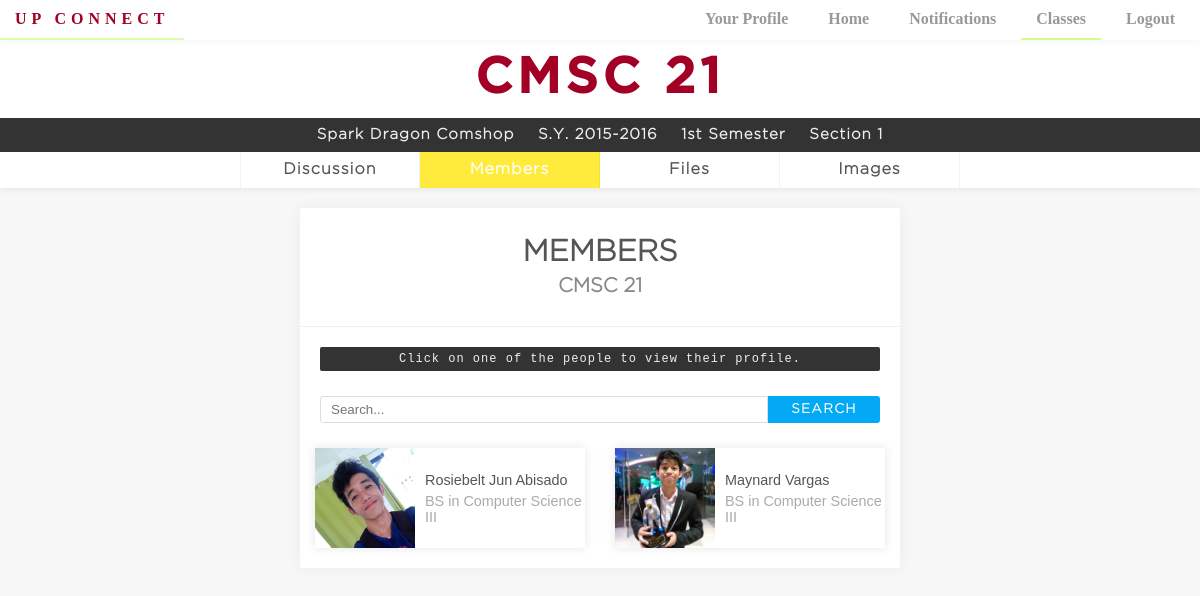
The page /members.php?classid=1 (signed in) on the database as committed earlier.
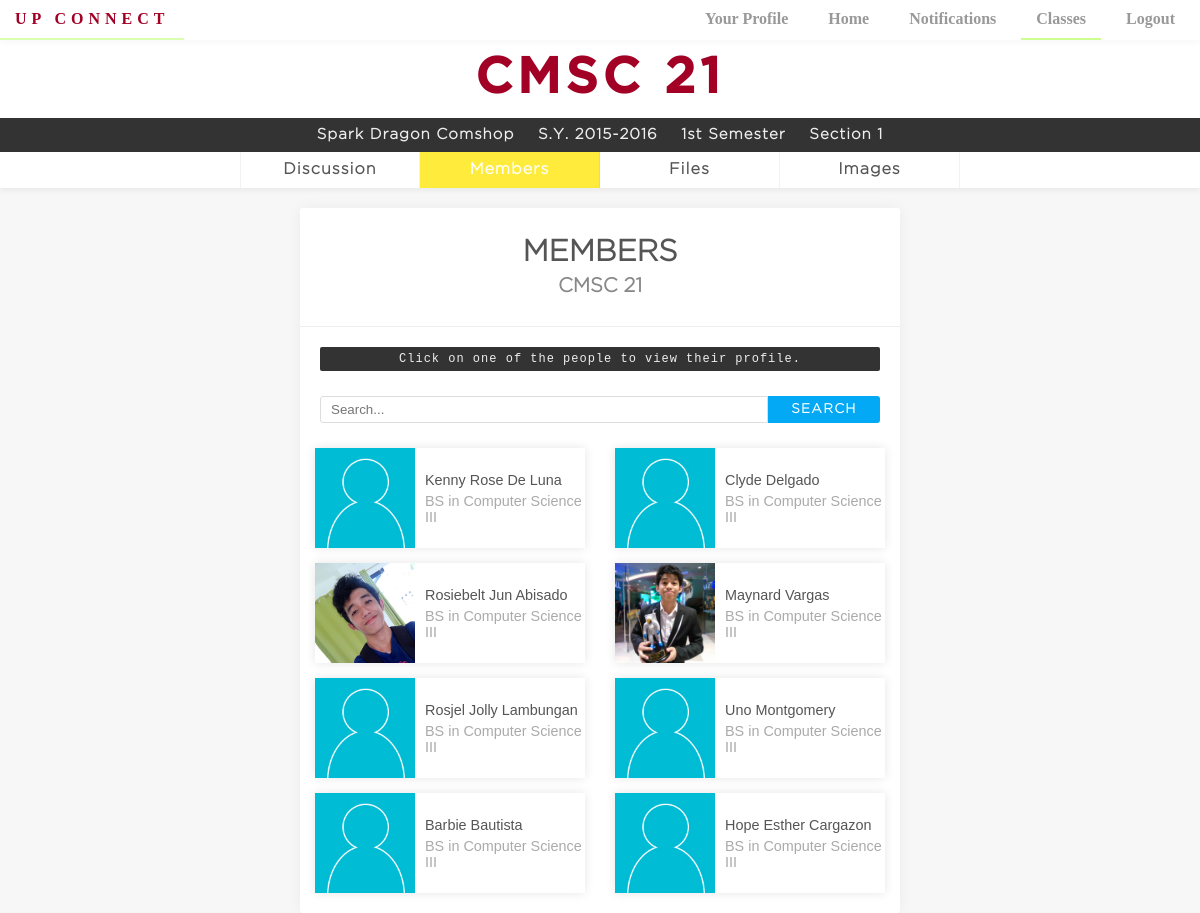
The same page on the database as committed later.
### tables this page shows
CREATE TABLE `class` (
  `class_id` int(11) NOT NULL,
  `teacher_id` varchar(5) NOT NULL,
  `section` int(6) NOT NULL,
  `course_id` int(11) NOT NULL,
  `sem_id` int(9) NOT NULL
);

CREATE TABLE `course` (
  `course_id` int(11) NOT NULL,
  `course_name` varchar(30) NOT NULL,
  `course_description` text NOT NULL,
  `descriptive_title` varchar(100) NOT NULL
);

CREATE TABLE `teacher` (
  `teacher_id` varchar(5) NOT NULL,
  `firstname` varchar(30) NOT NULL,
  `middlename` varchar(30) NOT NULL,
  `lastname` varchar(30) NOT NULL,
  `password` varchar(100) NOT NULL,
  `email` varchar(60) NOT NULL
);

CREATE TABLE `semester` (
  `sem_id` int(9) NOT NULL,
  `school_year` varchar(9) NOT NULL,
  `sem_no` int(1) NOT NULL
);

CREATE TABLE `enroll_class` (
  `student_id` varchar(9) NOT NULL,
  `class_id` int(9) NOT NULL
);

CREATE TABLE `student` (
  `student_id` varchar(9) NOT NULL,
  `firstname` varchar(30) NOT NULL,
  `middlename` varchar(30) NOT NULL,
  `lastname` varchar(30) NOT NULL,
  `email` varchar(40) NOT NULL,
  `year_lvl` int(2) NOT NULL,
  `degree_id` int(11) NOT NULL,
  `password` varchar(100) NOT NULL
);

### members.php (the view, shortened to what this page needs)
<!DOCTYPE php>
<html>
<head>
	<link rel="stylesheet" type="text/css" href="css/style.css">
	<link rel="stylesheet" type="text/css" href="css/member.css">
	<link rel="stylesheet" type="text/css" href="css/navigationbar.css">
	<link rel="stylesheet" type="text/css" href="css/class.css">
	<link rel="stylesheet" type="text/css" href="css/search.css">
</head>
<body>
	<?php
		require "connect.php";
		$query = "select * from teacher natural join course natural join class natural join semester where class_id = {$_GET['classid']}";
		$result = mysqli_query($dbconn, $query);
		if(mysqli_affected_rows($dbconn)){
			$row = mysqli_fetch_assoc($result);
		}
		$student=[];
		if(isset($_GET['keyword'])){
			$keyword = $_GET['keyword'];
			$query = "select * from enroll_class natural join student natural join degree where class_id = {$_GET['classid']} and (firstname like '%".$keyword."%' or lastname like '%".$keyword."%')";
		}else{
			$query = "select * from enroll_class natural join student natural join degree where class_id = {$_GET['classid']}";
		}
		$result = mysqli_query($dbconn, $query);
		if(mysqli_affected_rows($dbconn)){
			while($data = mysqli_fetch_assoc($result)){
				$student[]=$data;
			}
		}
	 ?>
	<?php require "nav.php"; ?>
	<div id="classContainer">
	<header class="class">
		<h1 class="classtitle"><?php echo $row['course_name'] ?></h1>
		<ul class="class description">
			<li><p class="description"><?php echo $row['firstname']." ".$row['middlename']." ".$row['lastname']; ?></p></li>
			<li><p class="description">S.Y. <?php echo $row['school_year'] ?></p></li>
			<li><p class="description"><?php
				if($row['sem_no']==1){
					echo "1st";
				}
			 ?> Semester</p></li>
			<li><p class="description">Section <?php echo $row['section'] ?></p></li>
		</ul>
	</header>
	<ul class="grouplinks">
		<li><a href="class.php?classid=<?=$_GET['classid']?>" class="floattran">Discussion</a></li>
		<li><a href="members.php" class="floattran active">Members</a></li>
		<li><a href="files.php?classid=<?=$_GET['classid']?>" class="floattran">Files</a></li>
		<li><a href="images.php?classid=<?=$_GET['classid']?>" class="floattran">Images</a></li>
	</ul>
	<div class="container">
		<h1>MEMBERS</h1>
		<h2><?=$row['course_name']?></h2>
		<p class="instructions" style="margin: 10px 20px;">Click on one of the people to view their profile.</p>
		<form class="searchthroughlist">
			<input type="text" name="keyword" placeholder="Search..." id = "myInput" onkeyup="myFunction()">
			<input type="submit" name="submit" value="search">
		</form>
		<ul class="studentlist" id = "myUL">
		<?php foreach ($student as $value):?>
			<li class = "list-item">
				<a href="<?php echo "profile.php?student_id=".$value['student_id'];?>">
					<img src="images/profile_images/<?=$value['student_id']?>.jpg" onerror="this.src='images/profile_images/profile_picture_default.jpg'"">
					<ul class="description">
						<li class="descriptionName">
							<span><?php echo $value['firstname']." ".$value['lastname']?></span></li>
						<li class="descriptionCourseYear">BS in Computer Science III</li>
					</ul>
				</a>
			</li>
		<?php endforeach?>
		</ul>
	</div>
	</div>
</body>
</html>

### nav.php
<nav id="nav">
	<a href="home.php" class="floattran">UP Connect</a>
	<a href="myprofile.php" class="floattran <?php if ($_SESSION['page'] == 2) { echo "actpage";} ?>">Your Profile</a>
	<a href="home.php" class="floattran <?php if ($_SESSION['page'] == 1) { echo "actpage";} ?>">Home</a>
	<a href="notifications.php" class="floattran <?php if ($_SESSION['page'] == 3) { echo "actpage";} ?>">Notifications</a>
	<a href="classes.php" class="floattran <?php if ($_SESSION['page'] == 4) { echo "actpage";} ?>">Classes</a>
	<a href="logout.php" class="floattran">Logout</a>
</nav>

### css/style.css (style rules this page uses)
* { margin: 0; padding: 0; color: #555; }
body { display: flex; min-height: 667px; align-items: center; justify-content: center; background-color: #ECEFF1; }
.container { text-align: center; }
.classbtn, .name, .user.description, .description, .grouplinks > li > a, .filecontainer > p { font-weight: bold; font-family: GothamLight; }
.instructions { color: #EEE; display: block; font-size: 12px; text-align: center; border-radius: 2px; letter-spacing: 1px; background-color: #333; margin: 0 auto 5% auto; font-family: "Courier New"; padding: 5px 15px 5px 15px; }

### css/member.css (style rules this page uses)
body { display: initial; align-items: initial; justify-content: initial; background-color: rgba(0,0,0,0.03); }
.classtitle { text-align: center; }
.container { width: 50%; text-align: left; margin: auto; margin-top: 0; margin-bottom: 50px; padding-bottom: 5px; background-color: white; box-shadow: 0 0 15px rgba(0,0,0,0.05); border-radius: 3px; }
.container h1 { font-family: GothamLight; font-size: 30px; font-weight: bold; text-align: center; padding: 30px 0 10px 0; color: #555; }
.container h2 { font-family: GothamLight; font-size: 20px; font-weight: bold; color: #888; text-align: center; padding-bottom: 30px; border-bottom: 1px solid #EEE; margin-bottom: 20px; }
.studentlist { list-style: none; display: flex; flex-direction: row; flex-wrap: wrap; justify-content: space-around; }
.studentlist > li { background-color: white; box-shadow: 0 0 10px rgba(0,0,0,0.1); width: 45%; margin: 0 10px 15px 10px; }
.studentlist a { height: 100px; width: 100%; display: flex; align-items: center; text-decoration: none; }
.studentlist a .description { margin-left: 10px; font-family: arial; font-weight: normal; font-size: 0.9em; }
.studentlist img { height: 100px; width: 100px; object-position: center; object-fit: cover; }
.studentlist a .descriptionName { margin-bottom: 5px; }
.studentlist a .descriptionCourseYear { color: #AAA; }

### css/navigationbar.css (style rules this page uses)
nav { z-index: 1; top: 0; left: 0; width: 100%; position: fixed; display: inline-flex; background-color: #FFF; box-shadow: 0 0 10px rgba(0,0,0,0.05); }
nav > a { color: #999; font-weight: bold; font-family: "Gotham Light"; font-size: 1em!important; padding: 10px 15px 10px 15px; display: block; transition: 0.2s; margin-right: 10px; text-decoration: none!important; border-bottom: 2px solid rgba(0,0,0,0); }
nav > a:first-child { color: #a20025; display: block; transition: 0.2s; font-weight: bold; letter-spacing: 5px; text-transform: uppercase; font-family: "Gotham Medium"; border-bottom: 2px solid rgba(0,0,0,0); }
nav > a:nth-child(2) { margin-left: auto; }
nav > a.actpage { cursor: default; pointer-events: none; border-color: rgba(204,255,144 ,1); }

### css/class.css (style rules this page uses)
.class { overflow: auto; background-color: white; box-shadow: 0px 5px 3px rgba(0,0,0,0.1); }
.classtitle { padding: 15px; font-size: 50px; letter-spacing: 5px; font-family: GothamMedium; color: #a20025; margin: 0; }
.description { list-style: none; }
.description.class { width: 100%; padding: 10px; display: inline-flex; background-color: #333; box-sizing: border-box; justify-content: center; margin: 0; }
ul.description.class > li { margin: 0 1% 0 1%; }
ul.description.class > li > p { color: #EEE; font-size: 15px; letter-spacing: 1px; }
ul.class.description > li:first-child { clear: right; }
p.description { color: #666; font-size: 20px; text-align: center; margin: 0; }
ul.grouplinks { padding: 0 20%; display: flex; list-style: none; margin: 0 0 20px 0; justify-content: center; box-shadow: 0 3px 5px rgba(0,0,0,0.05); background-color: white; }
ul.grouplinks > li { width: 100%; }
ul.grouplinks > li > a { background-color: white; display: block; color: #555; margin: 0; width: 100%; padding: 10px; transition: 0.4s; letter-spacing: 1px; text-align: center; text-decoration: none; box-sizing: border-box; border-right: 1px solid rgba(0,0,0,0.05); }
ul.grouplinks > li:first-child > a { border-left: 1px solid rgba(0,0,0,0.05); }
ul.grouplinks > li > a.active { background-color: #FFEB3B; color: white; }

### css/search.css (style rules this page uses)
.searchthroughlist { margin: 25px 20px; display: flex; }
.searchthroughlist input[type=text] { padding: 5px 10px; border: 1px solid #DDD; border-radius: 3px 0 0 3px; width: 80%; box-sizing: border-box; transition: 0.3s; }
.searchthroughlist input[type=submit] { width: 20%; box-sizing: border-box; padding: 5px 10px; border: none; border-radius: 0 3px 3px 0; font-family: GothamLight; font-weight: bold; text-transform: uppercase; color: white; background-color: #03A9F4; transition: 0.3s; letter-spacing: 0.1em; }

Rows that differ between the two databases and show on the page:
added enroll_class: student.firstname "Kenny Rose", student.lastname "De Luna"
added enroll_class: student.firstname "Clyde", student.lastname "Delgado"
added enroll_class: student.firstname "Rosjel Jolly", student.lastname "Lambungan"
added enroll_class: student.firstname "Uno", student.lastname "Montgomery"
added enroll_class: student.firstname "Barbie", student.lastname "Bautista"
added enroll_class: student.firstname "Hope Esther", student.lastname "Cargazon"
